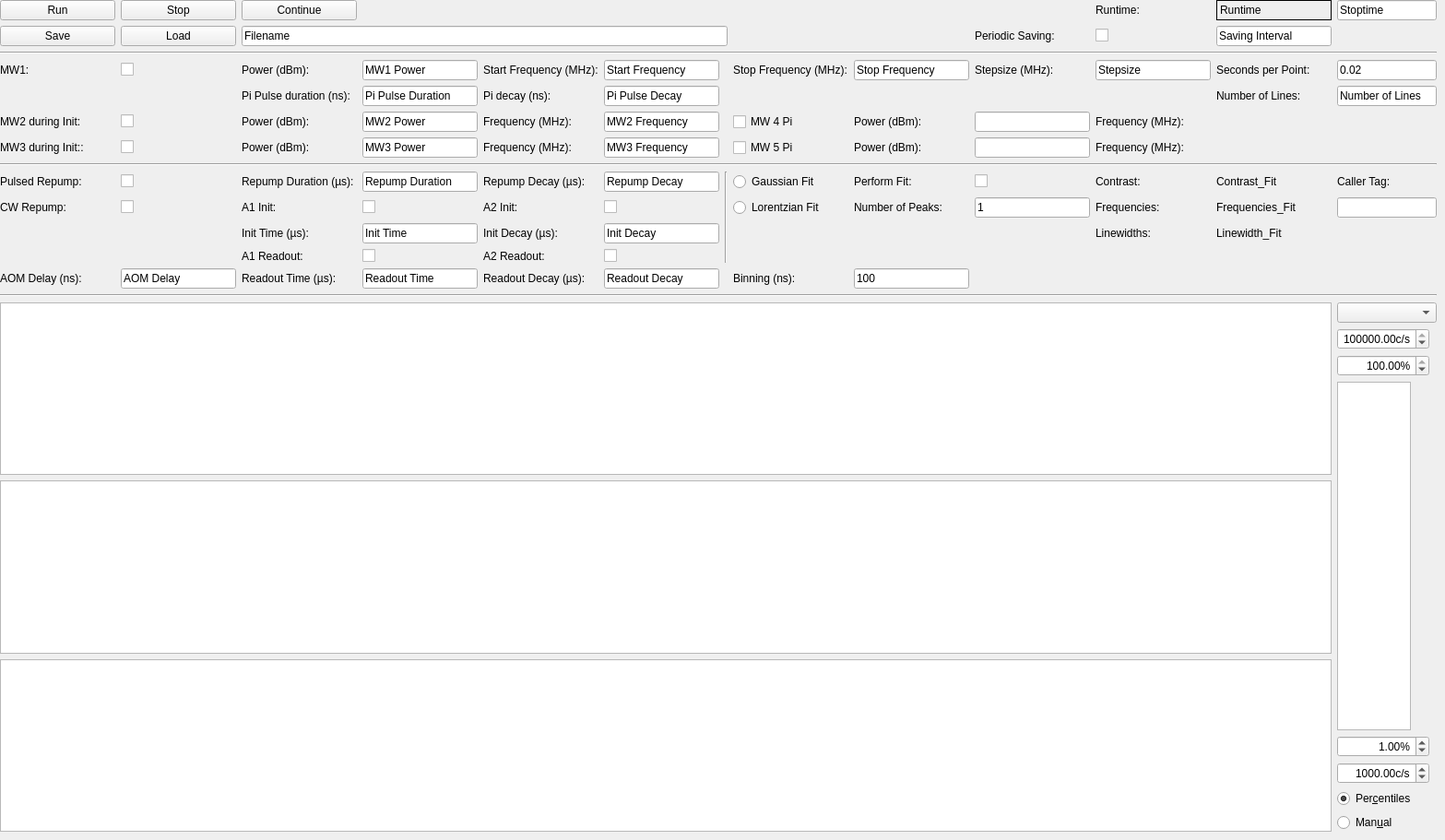
      <widget class="QWidget" name="tab_2">
       <attribute name="title">
        <string>Central ODMR</string>
       </attribute>
       <widget class="QWidget" name="layoutWidget">
        <property name="geometry">
         <rect>
          <x>0</x>
          <y>0</y>
          <width>1558</width>
          <height>902</height>
         </rect>
        </property>
        <layout class="QGridLayout" name="gridLayout_9">
         <item row="12" column="0">
          <widget class="QLabel" name="label_175">
           <property name="text">
            <string>AOM Delay (ns):</string>
           </property>
          </widget>
         </item>
         <item row="1" column="10">
          <widget class="QCheckBox" name="pulsedCentral_PeriodicSaving_CheckBox_3">
           <property name="text">
            <string/>
           </property>
          </widget>
         </item>
         <item row="12" column="2">
          <widget class="QLabel" name="label_176">
           <property name="text">
            <string>Readout Time (µs):</string>
           </property>
          </widget>
         </item>
         <item row="12" column="1">
          <widget class="QLineEdit" name="pulsedCentral_AOMDelay_LineEdit_3">
           <property name="text">
            <string>AOM Delay</string>
           </property>
          </widget>
         </item>
         <item row="6" column="1">
          <widget class="QCheckBox" name="pulsedCentral_MW3_CheckBox_3">
           <property name="text">
            <string/>
           </property>
          </widget>
         </item>
         <item row="3" column="2">
          <widget class="QLabel" name="label_177">
           <property name="text">
            <string>Power (dBm):</string>
           </property>
          </widget>
         </item>
         <item row="1" column="11">
          <widget class="QLineEdit" name="pulsedCentral_Interval_LineEdit_3">
           <property name="text">
            <string>Saving Interval</string>
           </property>
          </widget>
         </item>
         <item row="3" column="5">
          <widget class="QLineEdit" name="pulsedCentral_StartFreq_LineEdit_3">
           <property name="text">
            <string>Start Frequency</string>
           </property>
          </widget>
         </item>
         <item row="11" column="2">
          <widget class="QLabel" name="label_178">
           <property name="text">
            <string>A1 Readout:</string>
           </property>
          </widget>
         </item>
         <item row="9" column="5">
          <widget class="QCheckBox" name="pulsedCentral_A2_CheckBox_3">
           <property name="text">
            <string/>
           </property>
          </widget>
         </item>
         <item row="3" column="9">
          <widget class="QLabel" name="label_179">
           <property name="text">
            <string>Stepsize (MHz):</string>
           </property>
          </widget>
         </item>
         <item row="11" column="4">
          <widget class="QLabel" name="label_180">
           <property name="text">
            <string>A2 Readout:</string>
           </property>
          </widget>
         </item>
         <item row="9" column="4">
          <widget class="QLabel" name="label_181">
           <property name="text">
            <string>A2 Init:</string>
           </property>
          </widget>
         </item>
         <item row="5" column="5">
          <widget class="QLineEdit" name="pulsedCentral_MW2_Freq_LineEdit_3">
           <property name="text">
            <string>MW2 Frequency</string>
           </property>
          </widget>
         </item>
         <item row="3" column="11">
          <widget class="QLabel" name="label_182">
           <property name="text">
            <string>Seconds per Point:</string>
           </property>
          </widget>
         </item>
         <item row="16" column="0" colspan="12">
          <widget class="PlotWidget" name="pulsedCentral_odmr_detect_PlotWidget_3">
           <property name="sizePolicy">
            <sizepolicy hsizetype="Expanding" vsizetype="Expanding">
             <horstretch>1</horstretch>
             <verstretch>1</verstretch>
            </sizepolicy>
           </property>
          </widget>
         </item>
         <item row="11" column="5">
          <widget class="QCheckBox" name="pulsedCentral_A2Readout_checkBox_3">
           <property name="text">
            <string/>
           </property>
          </widget>
         </item>
         <item row="9" column="3">
          <widget class="QCheckBox" name="pulsedCentral_A1_CheckBox_3">
           <property name="text">
            <string/>
           </property>
          </widget>
         </item>
         <item row="5" column="4">
          <widget class="QLabel" name="label_183">
           <property name="text">
            <string>Frequency (MHz):</string>
           </property>
          </widget>
         </item>
         <item row="4" column="2">
          <widget class="QLabel" name="label_184">
           <property name="text">
            <string>Pi Pulse duration (ns):</string>
           </property>
          </widget>
         </item>
         <item row="7" column="0" colspan="13">
          <widget class="Line" name="line_23">
           <property name="orientation">
            <enum>Qt::Horizontal</enum>
           </property>
          </widget>
         </item>
         <item row="3" column="1">
          <widget class="QCheckBox" name="pulsedCentral_MW1_CheckBox_3">
           <property name="text">
            <string/>
           </property>
          </widget>
         </item>
         <item row="4" column="5">
          <widget class="QLineEdit" name="pulsedCentral_PiDecay_lineEdit_3">
           <property name="text">
            <string>Pi Pulse Decay</string>
           </property>
          </widget>
         </item>
         <item row="10" column="3">
          <widget class="QLineEdit" name="pulsedCentral_InitTime_LineEdit_3">
           <property name="text">
            <string>Init Time</string>
           </property>
          </widget>
         </item>
         <item row="9" column="2">
          <widget class="QLabel" name="label_185">
           <property name="text">
            <string>A1 Init:</string>
           </property>
          </widget>
         </item>
         <item row="3" column="3">
          <widget class="QLineEdit" name="pulsedCentral_MW1_Power_LineEdit_3">
           <property name="text">
            <string>MW1 Power</string>
           </property>
          </widget>
         </item>
         <item row="6" column="0">
          <widget class="QLabel" name="label_186">
           <property name="text">
            <string>MW3 during Init::</string>
           </property>
          </widget>
         </item>
         <item row="8" column="6" rowspan="4">
          <widget class="Line" name="line_24">
           <property name="orientation">
            <enum>Qt::Vertical</enum>
           </property>
          </widget>
         </item>
         <item row="3" column="8">
          <widget class="QLineEdit" name="pulsedCentral_StopFreq_LineEdit_3">
           <property name="text">
            <string>Stop Frequency</string>
           </property>
          </widget>
         </item>
         <item row="3" column="4">
          <widget class="QLabel" name="label_187">
           <property name="text">
            <string>Start Frequency (MHz):</string>
           </property>
          </widget>
         </item>
         <item row="1" column="2" colspan="5">
          <widget class="QLineEdit" name="pulsedCentral_Filename_LineEdit_3">
           <property name="text">
            <string>Filename</string>
           </property>
          </widget>
         </item>
         <item row="8" column="1">
          <widget class="QCheckBox" name="pulsedCentral_PulsedRepump_CheckBox_3">
           <property name="text">
            <string/>
           </property>
          </widget>
         </item>
         <item row="14" column="0" colspan="12">
          <widget class="PlotWidget" name="pulsedCentral_odmr_data_PlotWidget_3">
           <property name="sizePolicy">
            <sizepolicy hsizetype="Expanding" vsizetype="Expanding">
             <horstretch>1</horstretch>
             <verstretch>1</verstretch>
            </sizepolicy>
           </property>
          </widget>
         </item>
         <item row="1" column="9">
          <widget class="QLabel" name="label_188">
           <property name="text">
            <string>Periodic Saving:</string>
           </property>
          </widget>
         </item>
         <item row="5" column="2">
          <widget class="QLabel" name="label_189">
           <property name="text">
            <string>Power (dBm):</string>
           </property>
          </widget>
         </item>
         <item row="0" column="1">
          <widget class="QPushButton" name="pulsedCentral_Stop_Button_3">
           <property name="text">
            <string>Stop</string>
           </property>
          </widget>
         </item>
         <item row="2" column="0" colspan="13">
          <widget class="Line" name="line_25">
           <property name="orientation">
            <enum>Qt::Horizontal</enum>
           </property>
          </widget>
         </item>
         <item row="15" column="0" colspan="12">
          <widget class="PlotWidget" name="pulsedCentral_odmr_matrix_PlotWidget_3">
           <property name="sizePolicy">
            <sizepolicy hsizetype="Expanding" vsizetype="Expanding">
             <horstretch>1</horstretch>
             <verstretch>1</verstretch>
            </sizepolicy>
           </property>
          </widget>
         </item>
         <item row="4" column="11">
          <widget class="QLabel" name="label_190">
           <property name="text">
            <string>Number of Lines:</string>
           </property>
          </widget>
         </item>
         <item row="10" column="5">
          <widget class="QLineEdit" name="pulsedCentral_DecayInit_LineEdit_3">
           <property name="text">
            <string>Init Decay</string>
           </property>
          </widget>
         </item>
         <item row="12" column="3">
          <widget class="QLineEdit" name="pulsedCentral_ReadoutTime_LineEdit_3">
           <property name="text">
            <string>Readout Time</string>
           </property>
          </widget>
         </item>
         <item row="5" column="1">
          <widget class="QCheckBox" name="pulsedCentral_MW2_CheckBox_3">
           <property name="text">
            <string/>
           </property>
          </widget>
         </item>
         <item row="6" column="3">
          <widget class="QLineEdit" name="pulsedCentral_MW3_Power_LineEdit_3">
           <property name="text">
            <string>MW3 Power</string>
           </property>
          </widget>
         </item>
         <item row="5" column="3">
          <widget class="QLineEdit" name="pulsedCentral_MW2_Power_LineEdit_3">
           <property name="text">
            <string>MW2 Power</string>
           </property>
          </widget>
         </item>
         <item row="0" column="10">
          <widget class="QLabel" name="label_191">
           <property name="text">
            <string>Runtime:</string>
           </property>
          </widget>
         </item>
         <item row="4" column="12">
          <widget class="QLineEdit" name="pulsedCentral_NumberOfLines_LineEdit_3">
           <property name="text">
            <string>Number of Lines</string>
           </property>
          </widget>
         </item>
         <item row="3" column="12">
          <widget class="QLineEdit" name="pulsedCentral_SecondsPerPoint_LineEdit_3">
           <property name="text">
            <string>0.02</string>
           </property>
          </widget>
         </item>
         <item row="9" column="1">
          <widget class="QCheckBox" name="pulsedCentral_CWRepump_CheckBox_3">
           <property name="text">
            <string/>
           </property>
          </widget>
         </item>
         <item row="12" column="5">
          <widget class="QLineEdit" name="pulsedCentral_ReadoutDecay_LineEdit_3">
           <property name="text">
            <string>Readout Decay</string>
           </property>
          </widget>
         </item>
         <item row="1" column="1">
          <widget class="QPushButton" name="pulsedCentral_Load_Button_3">
           <property name="text">
            <string>Load</string>
           </property>
          </widget>
         </item>
         <item row="4" column="3">
          <widget class="QLineEdit" name="pulsedCentral_piPulseDuration_lineEdit_3">
           <property name="text">
            <string>Pi Pulse Duration</string>
           </property>
          </widget>
         </item>
         <item row="8" column="4">
          <widget class="QLabel" name="label_192">
           <property name="text">
            <string>Repump Decay (µs):</string>
           </property>
          </widget>
         </item>
         <item row="0" column="2">
          <widget class="QPushButton" name="pulsedCentral_Continue_Button_3">
           <property name="text">
            <string>Continue</string>
           </property>
          </widget>
         </item>
         <item row="3" column="7">
          <widget class="QLabel" name="label_193">
           <property name="text">
            <string>Stop Frequency (MHz):</string>
           </property>
          </widget>
         </item>
         <item row="3" column="10">
          <widget class="QLineEdit" name="pulsedCentral_Stepsize_LineEdit_3">
           <property name="text">
            <string>Stepsize</string>
           </property>
          </widget>
         </item>
         <item row="6" column="5">
          <widget class="QLineEdit" name="pulsedCentral_MW3_Freq_LineEdit_3">
           <property name="text">
            <string>MW3 Frequency</string>
           </property>
          </widget>
         </item>
         <item row="6" column="4">
          <widget class="QLabel" name="label_194">
           <property name="text">
            <string>Frequency (MHz):</string>
           </property>
          </widget>
         </item>
         <item row="13" column="0" colspan="13">
          <widget class="Line" name="line_26">
           <property name="orientation">
            <enum>Qt::Horizontal</enum>
           </property>
          </widget>
         </item>
         <item row="0" column="11">
          <widget class="QLabel" name="pulsedCentral_Runtime_Label_3">
           <property name="frameShape">
            <enum>QFrame::Box</enum>
           </property>
           <property name="text">
            <string>Runtime</string>
           </property>
          </widget>
         </item>
         <item row="10" column="4">
          <widget class="QLabel" name="label_195">
           <property name="text">
            <string>Init Decay (µs):</string>
           </property>
          </widget>
         </item>
         <item row="5" column="0">
          <widget class="QLabel" name="label_196">
           <property name="text">
            <string>MW2 during Init:</string>
           </property>
          </widget>
         </item>
         <item row="3" column="0">
          <widget class="QLabel" name="label_197">
           <property name="text">
            <string>MW1:</string>
           </property>
          </widget>
         </item>
         <item row="14" column="12" rowspan="3">
          <layout class="QVBoxLayout" name="verticalLayout_7">
           <item>
            <widget class="QComboBox" name="pulsedCentral_odmr_channel_ComboBox_3"/>
           </item>
           <item>
            <widget class="ScienDSpinBox" name="pulsedCentral_odmr_cb_max_DoubleSpinBox_3">
             <property name="maximumSize">
              <size>
               <width>100</width>
               <height>16777215</height>
              </size>
             </property>
             <property name="alignment">
              <set>Qt::AlignRight|Qt::AlignTrailing|Qt::AlignVCenter</set>
             </property>
             <property name="suffix">
              <string>c/s</string>
             </property>
             <property name="minimum">
              <double>-10.000000000000000</double>
             </property>
             <property name="maximum">
              <double>1000000000.000000000000000</double>
             </property>
             <property name="value">
              <double>100000.000000000000000</double>
             </property>
            </widget>
           </item>
           <item>
            <widget class="ScienDSpinBox" name="pulsedCentral_odmr_cb_high_percentile_DoubleSpinBox_3">
             <property name="maximumSize">
              <size>
               <width>100</width>
               <height>16777215</height>
              </size>
             </property>
             <property name="alignment">
              <set>Qt::AlignRight|Qt::AlignTrailing|Qt::AlignVCenter</set>
             </property>
             <property name="suffix">
              <string>%</string>
             </property>
             <property name="minimum">
              <double>0.000000000000000</double>
             </property>
             <property name="maximum">
              <double>100.000000000000000</double>
             </property>
             <property name="value">
              <double>100.000000000000000</double>
             </property>
            </widget>
           </item>
           <item>
            <widget class="PlotWidget" name="pulsedCentral_odmr_cb_PlotWidget_3">
             <property name="sizePolicy">
              <sizepolicy hsizetype="Expanding" vsizetype="Expanding">
               <horstretch>0</horstretch>
               <verstretch>0</verstretch>
              </sizepolicy>
             </property>
             <property name="maximumSize">
              <size>
               <width>80</width>
               <height>16777215</height>
              </size>
             </property>
            </widget>
           </item>
           <item>
            <widget class="ScienDSpinBox" name="pulsedCentral_odmr_cb_low_percentile_DoubleSpinBox_3">
             <property name="maximumSize">
              <size>
               <width>100</width>
               <height>16777215</height>
              </size>
             </property>
             <property name="alignment">
              <set>Qt::AlignRight|Qt::AlignTrailing|Qt::AlignVCenter</set>
             </property>
             <property name="suffix">
              <string>%</string>
             </property>
             <property name="minimum">
              <double>0.000000000000000</double>
             </property>
             <property name="maximum">
              <double>100.000000000000000</double>
             </property>
             <property name="value">
              <double>1.000000000000000</double>
             </property>
            </widget>
           </item>
           <item>
            <widget class="ScienDSpinBox" name="pulsedCentral_odmr_cb_min_DoubleSpinBox_3">
             <property name="maximumSize">
              <size>
               <width>100</width>
               <height>16777215</height>
              </size>
             </property>
             <property name="alignment">
              <set>Qt::AlignRight|Qt::AlignTrailing|Qt::AlignVCenter</set>
             </property>
             <property name="suffix">
              <string>c/s</string>
             </property>
             <property name="minimum">
              <double>-10.000000000000000</double>
             </property>
             <property name="maximum">
              <double>1000000000.000000000000000</double>
             </property>
             <property name="value">
              <double>1000.000000000000000</double>
             </property>
            </widget>
           </item>
           <item>
            <widget class="QRadioButton" name="pulsedCentral_odmr_cb_centiles_RadioButton_3">
             <property name="text">
              <string>Per&amp;centiles</string>
             </property>
             <property name="checked">
              <bool>true</bool>
             </property>
            </widget>
           </item>
           <item>
            <widget class="QRadioButton" name="pulsedCentral_odmr_cb_manual_RadioButton_3">
             <property name="text">
              <string>Man&amp;ual</string>
             </property>
            </widget>
           </item>
          </layout>
         </item>
         <item row="0" column="12">
          <widget class="QLineEdit" name="pulsedCentral_Stoptime_LineEdit_3">
           <property name="text">
            <string>Stoptime</string>
           </property>
          </widget>
         </item>
         <item row="9" column="0">
          <widget class="QLabel" name="label_198">
           <property name="text">
            <string>CW Repump:</string>
           </property>
          </widget>
         </item>
         <item row="6" column="2">
          <widget class="QLabel" name="label_199">
           <property name="text">
            <string>Power (dBm):</string>
           </property>
          </widget>
         </item>
         <item row="1" column="0">
          <widget class="QPushButton" name="pulsedCentral_Save_Button_3">
           <property name="text">
            <string>Save</string>
           </property>
          </widget>
         </item>
         <item row="0" column="0">
          <widget class="QPushButton" name="pulsedCentral_Run_Button_3">
           <property name="text">
            <string>Run</string>
           </property>
          </widget>
         </item>
         <item row="8" column="5">
          <widget class="QLineEdit" name="pulsedCentral_RepumpDecay_LineEdit_3">
           <property name="text">
            <string>Repump Decay</string>
           </property>
          </widget>
         </item>
         <item row="8" column="3">
          <widget class="QLineEdit" name="pulsedCentral_RepumpDuration_LineEdit_3">
           <property name="text">
            <string>Repump Duration</string>
           </property>
          </widget>
         </item>
         <item row="8" column="2">
          <widget class="QLabel" name="label_200">
           <property name="text">
            <string>Repump Duration (µs):</string>
           </property>
          </widget>
         </item>
         <item row="12" column="4">
          <widget class="QLabel" name="label_201">
           <property name="text">
            <string>Readout Decay (µs):</string>
           </property>
          </widget>
         </item>
         <item row="8" column="0">
          <widget class="QLabel" name="label_202">
           <property name="text">
            <string>Pulsed Repump:</string>
           </property>
          </widget>
         </item>
         <item row="4" column="4">
          <widget class="QLabel" name="label_203">
           <property name="text">
            <string>Pi decay (ns):</string>
           </property>
          </widget>
         </item>
         <item row="10" column="2">
          <widget class="QLabel" name="label_204">
           <property name="text">
            <string>Init Time (µs):</string>
           </property>
          </widget>
         </item>
         <item row="11" column="3">
          <widget class="QCheckBox" name="pulsedCentral_A1Readout_checkBox_3">
           <property name="text">
            <string/>
           </property>
          </widget>
         </item>
         <item row="12" column="7">
          <widget class="QLabel" name="label_58">
           <property name="text">
            <string>Binning (ns):</string>
           </property>
          </widget>
         </item>
         <item row="12" column="8">
          <widget class="QLineEdit" name="pulsedCentral_Binning_LineEdit_3">
           <property name="text">
            <string>100</string>
           </property>
          </widget>
         </item>
         <item row="8" column="9">
          <widget class="QCheckBox" name="pulsedCentral_PerformFit_CheckBox_3">
           <property name="text">
            <string/>
           </property>
          </widget>
         </item>
         <item row="8" column="8">
          <widget class="QLabel" name="label_205">
           <property name="text">
            <string>Perform Fit:</string>
           </property>
          </widget>
         </item>
         <item row="9" column="8">
          <widget class="QLabel" name="label_206">
           <property name="text">
            <string>Number of Peaks:</string>
           </property>
          </widget>
         </item>
         <item row="9" column="9">
          <widget class="QLineEdit" name="pulsedCentral_NumberOfPeaks_LineEdit_3">
           <property name="text">
            <string>1</string>
           </property>
          </widget>
         </item>
         <item row="10" column="11">
          <widget class="QLabel" name="pulsedCentral_Linewidths_Fit_Label_3">
           <property name="text">
            <string>Linewidth_Fit</string>
           </property>
          </widget>
         </item>
         <item row="10" column="10">
          <widget class="QLabel" name="label_207">
           <property name="text">
            <string>Linewidths:</string>
           </property>
          </widget>
         </item>
         <item row="9" column="11">
          <widget class="QLabel" name="pulsedCentral_Frequencies_Fit_Label_3">
           <property name="text">
            <string>Frequencies_Fit</string>
           </property>
          </widget>
         </item>
         <item row="9" column="10">
          <widget class="QLabel" name="label_208">
           <property name="text">
            <string>Frequencies:</string>
           </property>
          </widget>
         </item>
         <item row="8" column="10">
          <widget class="QLabel" name="label_59">
           <property name="text">
            <string>Contrast:</string>
           </property>
          </widget>
         </item>
         <item row="8" column="11">
          <widget class="QLabel" name="pulsedCentral_Contrast_Fit_Label_3">
           <property name="text">
            <string>Contrast_Fit</string>
           </property>
          </widget>
         </item>
         <item row="8" column="7">
          <widget class="QRadioButton" name="pulsedCentral_SelectGaussianFit_RadioButton_3">
           <property name="text">
            <string>Gaussian Fit</string>
           </property>
          </widget>
         </item>
         <item row="9" column="7">
          <widget class="QRadioButton" name="pulsedCentral_SelectLorentzianFit_RadioButton_3">
           <property name="text">
            <string>Lorentzian Fit</string>
           </property>
          </widget>
         </item>
         <item row="9" column="12">
          <widget class="QLineEdit" name="pulsedCentral_CallerTag_LineEdit_3"/>
         </item>
         <item row="8" column="12">
          <widget class="QLabel" name="label_60">
           <property name="text">
            <string>Caller Tag:</string>
           </property>
          </widget>
         </item>
         <item row="5" column="7">
          <widget class="QCheckBox" name="pulsedCentral_MW4_CheckBox_3">
           <property name="text">
            <string>MW 4 Pi</string>
           </property>
          </widget>
         </item>
         <item row="6" column="7">
          <widget class="QCheckBox" name="pulsedCentral_MW5_CheckBox_3">
           <property name="text">
            <string>MW 5 Pi</string>
           </property>
          </widget>
         </item>
         <item row="5" column="8">
          <widget class="QLabel" name="label_61">
           <property name="text">
            <string>Power (dBm):</string>
           </property>
          </widget>
         </item>
         <item row="6" column="8">
          <widget class="QLabel" name="label_62">
           <property name="text">
            <string>Power (dBm):</string>
           </property>
          </widget>
         </item>
         <item row="5" column="9">
          <widget class="QLineEdit" name="pulsedCentral_MW4_Power_LineEdit_3"/>
         </item>
         <item row="6" column="9">
          <widget class="QLineEdit" name="pulsedCentral_MW5_Power_LineEdit_3"/>
         </item>
         <item row="5" column="10">
          <widget class="QLabel" name="label_63">
           <property name="text">
            <string>Frequency (MHz):</string>
           </property>
          </widget>
         </item>
         <item row="6" column="10">
          <widget class="QLabel" name="label_64">
           <property name="text">
            <string>Frequency (MHz):</string>
           </property>
          </widget>
         </item>
        </layout>
       </widget>
      </widget>
